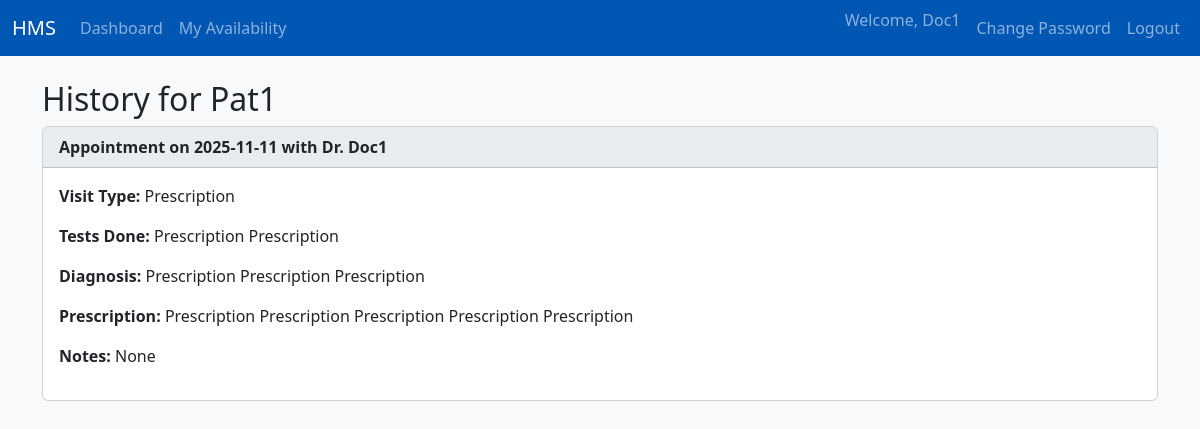
/doctor/patient_history/1 (signed in), run on the app's committed database.
### models/models.py (models this page shows)
class User(db.Model, UserMixin):
    id = db.Column(db.Integer, primary_key=True)
    username = db.Column(db.String(150), unique=True, nullable=False)
    password = db.Column(db.String(150), nullable=False)
    role = db.Column(db.String(50), nullable=False)
    is_blacklisted = db.Column(db.Boolean, default=False, nullable=False)

class Patient(db.Model):
    id = db.Column(db.Integer, primary_key=True)
    user_id = db.Column(db.Integer, db.ForeignKey('user.id'), nullable=False)
    name = db.Column(db.String(100), nullable=False)
    contact = db.Column(db.String(100), nullable=True)
    user = db.relationship('User', backref=db.backref('patient', uselist=False))

class Appointment(db.Model):
    id = db.Column(db.Integer, primary_key=True)
    patient_id = db.Column(db.Integer, db.ForeignKey('patient.id'), nullable=False)
    doctor_id = db.Column(db.Integer, db.ForeignKey('doctor.id'), nullable=False)
    date = db.Column(db.Date, nullable=False)
    time = db.Column(db.Time, nullable=False)
    status = db.Column(db.String(50), nullable=False, default='Booked')
    patient = db.relationship('Patient', backref='appointments')
    doctor = db.relationship('Doctor', backref='appointments')

class Doctor(db.Model):
    id = db.Column(db.Integer, primary_key=True)
    user_id = db.Column(db.Integer, db.ForeignKey('user.id'), nullable=False)
    name = db.Column(db.String(100), nullable=False)
    specialization_id = db.Column(db.Integer, db.ForeignKey('department.id'), nullable=False)
    availability = db.Column(db.JSON, nullable=True)
    experience = db.Column(db.Integer, nullable=True)
    qualifications = db.Column(db.String(255), nullable=True)
    profile_picture = db.Column(db.String(255), nullable=True, default='default.jpg')
    user = db.relationship('User', backref=db.backref('doctor', uselist=False))
    specialization = db.relationship('Department', backref='doctors')

class Treatment(db.Model):
    id = db.Column(db.Integer, primary_key=True)
    appointment_id = db.Column(db.Integer, db.ForeignKey('appointment.id'), nullable=False)
    diagnosis = db.Column(db.Text, nullable=False)
    prescription = db.Column(db.Text, nullable=False)
    notes = db.Column(db.Text, nullable=True)
    visit_type = db.Column(db.String(100), nullable=True)
    tests_done = db.Column(db.Text, nullable=True)
    medicines = db.Column(db.JSON, nullable=True)
    appointment = db.relationship('Appointment', backref=db.backref('treatment', uselist=False))

### controllers/doctor_controller.py (the view)
@doctor_bp.route('/patient_history/<int:patient_id>')
def patient_history(patient_id):
    patient = Patient.query.get_or_404(patient_id)
    appointments = Appointment.query.filter_by(patient_id=patient.id, status='Completed').order_by(Appointment.date.desc()).all()
    return render_template('patient_history.html', patient=patient, appointments=appointments)

### controllers/doctor_controller.py (called while the page is built)
@doctor_bp.before_request
@login_required
def check_is_doctor():
    if current_user.role != 'doctor': return "Unauthorized", 403

### templates/patient_history.html (shortened to what this page needs)
{% extends "base.html" %}
{% block content %}
    <h2>History for {{ patient.name }}</h2>
    {% for appointment in appointments %}
        <div class="card mb-3">
            <div class="card-header">
                Appointment on {{ appointment.date.strftime('%Y-%m-%d') }} with Dr. {{ appointment.doctor.name }}
            </div>
            <div class="card-body">
                <p><strong>Visit Type:</strong> {{ appointment.treatment.visit_type or 'N/A' }}</p>
                <p><strong>Tests Done:</strong> {{ appointment.treatment.tests_done or 'N/A' }}</p>
                <p><strong>Diagnosis:</strong> {{ appointment.treatment.diagnosis }}</p>
                <p><strong>Prescription:</strong> {{ appointment.treatment.prescription }}</p>
                <p><strong>Notes:</strong> {{ appointment.treatment.notes }}</p>
            </div>
        </div>
    {% else %}
        <p>No past treatment records found for this patient.</p>
    {% endfor %}
{% endblock %}

### templates/base.html (shortened to what this page needs)
<!DOCTYPE html>
<html lang="en">
<head>
    <link href="https://cdn.jsdelivr.net/npm/bootstrap@5.3.0/dist/css/bootstrap.min.css" rel="stylesheet">
    <link rel="stylesheet" href="{{ url_for('static', filename='css/style.css') }}">
</head>
<body>
    <nav class="navbar navbar-expand-lg navbar-dark bg-primary">
        <div class="container-fluid">
            <a class="navbar-brand" href="{{ url_for('auth.home') }}">HMS</a>
            <div class="collapse navbar-collapse" id="navbarNav">
                <ul class="navbar-nav me-auto mb-2 mb-lg-0">
                    {% if current_user.is_authenticated %}
                        {% if current_user.role == 'admin' %}
                            <li class="nav-item"><a class="nav-link" href="{{ url_for('admin.dashboard') }}">Dashboard</a></li>
                            <li class="nav-item"><a class="nav-link" href="{{ url_for('admin.manage_departments') }}">Departments</a></li>
                            <li class="nav-item"><a class="nav-link" href="{{ url_for('admin.analytics') }}">Analytics</a></li>
                        {% elif current_user.role == 'doctor' %}
                            <li class="nav-item"><a class="nav-link" href="{{ url_for('doctor.dashboard') }}">Dashboard</a></li>
                            <li class="nav-item"><a class="nav-link" href="{{ url_for('doctor.availability') }}">My Availability</a></li>
                        {% endif %}
                    {% endif %}
                </ul>
                <ul class="navbar-nav ms-auto">
                    {% if current_user.is_authenticated %}
                        <li class="nav-item"><span class="navbar-text me-2">Welcome, {{ current_user.username }}</span></li>
                        <li class="nav-item"><a class="nav-link" href="{{ url_for('auth.change_password') }}">Change Password</a></li>
                        <li class="nav-item"><a class="nav-link" href="{{ url_for('auth.logout') }}">Logout</a></li>
                    {% else %}
                        <li class="nav-item"><a class="nav-link" href="{{ url_for('auth.login') }}">Login</a></li>
                        <li class="nav-item"><a class="nav-link" href="{{ url_for('auth.signup') }}">Register</a></li>
                    {% endif %}
                </ul>
            </div>
        </div>
    </nav>
    <div class="container mt-4">
        {% block content %}{% endblock %}
    </div>
</body>
</html>

### static/css/style.css (style rules this page uses)
body { background-color: #f8f9fa; }
.navbar-dark.bg-primary { background-color: #0056b3 !important; }
.card-header { background-color: #e9ecef; font-weight: bold; }

### data on the page
User: username "Doc1"
Patient: name "Pat1"
Appointment: date "2025-11-11", doctor.name "Doc1", treatment "Prescription", treatment "Prescription Prescription", treatment.diagnosis "Prescription Prescription Prescription", treatment.prescription "Prescription Prescription Prescription Prescription Prescription", treatment.notes "None"
